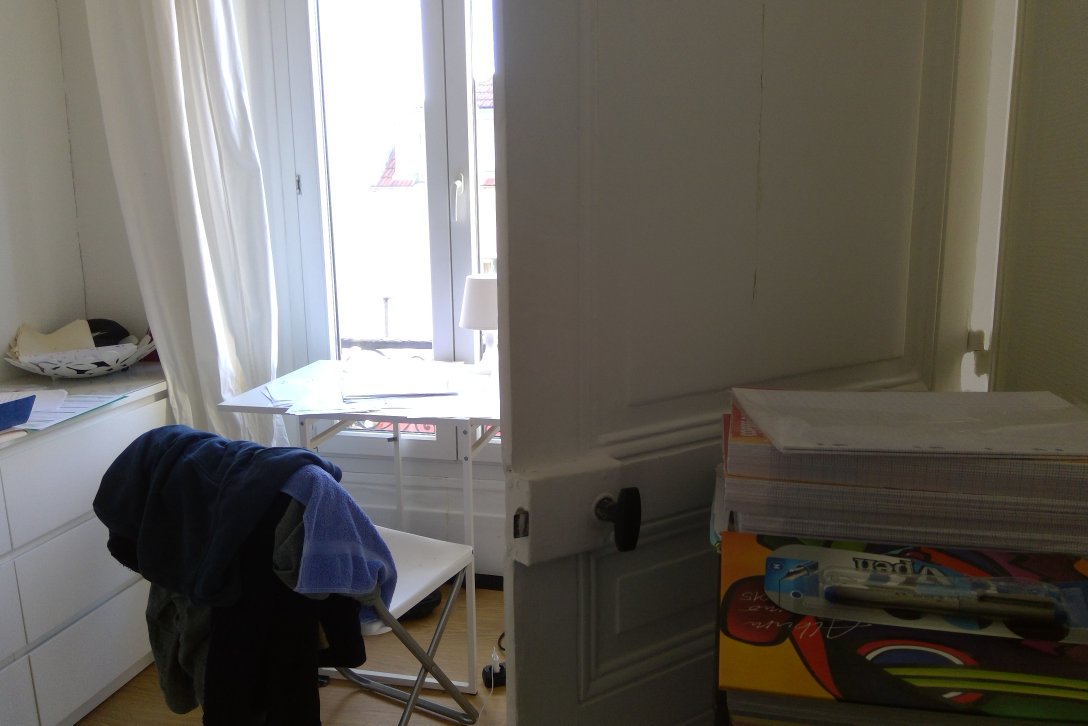
#> input picture pictures/room/3.jpg, 3264 x 2176 px, found by its file name (shown at 1/3 size)
$ jupyter execute --allow-errors Untitled.ipynb
#> lines starting #> are read from the running program, lines starting #| are printed output that depends on the picture
### utils.py
import matplotlib.pyplot as plt
import os
from PIL import Image
import colorsys
import numpy as np
from skimage import filters, color
from scipy.ndimage.filters import laplace
from sys import getsizeof


# [11 lines left out: function naive_average, not called in this run]


def load_images_from_path(pictures_dir, setup):
    img_paths = os.listdir(os.path.join(pictures_dir, setup))
    images = []
    for path in img_paths:
        pic_path = os.path.join(pictures_dir, setup, path)
        images.append(Image.open(pic_path))
    return images


def contrast(im):
    return np.abs(filters.laplace(im)) + 1.


def saturation(im, version='new'):
    # Ancienne version de raph
    if version == 'old':
        avg = np.mean(im, axis=(0, 1))
        saturation = abs(im - avg)
        # ici ils disent pas si il faut multiplier ou sommer, mais comme pour la well-exposedness
        # ils font une multiplication, je pense qu'il faut faire pareil ici
        result = np.prod(saturation, axis=2)
        print(result.shape)
        return result
    if version == 'new':
        return np.std(im, axis=2)


def exposure(im, sigma=0.2):
    ans = im / 255.
    gaussian_array = np.array([0.5, 0.5, 0.5])
    ans = np.exp(- (0.5 / sigma ** 2) * ((ans - gaussian_array) ** 2))
    ans = np.prod(ans, axis=2)
    return ans


def weight_map(im, wc=1, ws=1, we=1):
    im = np.asarray(im).astype(float)
    im_gray = color.rgb2gray(im)

    ans = (exposure(im) ** we) * (saturation(im) ** ws) * (contrast(im_gray) ** wc)

    return ans


# [31 lines left out: functions normalize_weight_map, eq1, not called in this run]


def normalize(im):
    return (im - np.min(im)) / (np.max(im) - np.min(im))


# [42 lines left out: functions gaussian_pyramid, gaussian_pyramid_yield, laplace_pyramid, laplace_pyramid_yield, not called in this run]


def actual_size(x):
    return x / (8. * 1024)


# [28 lines left out: function pyramid_merge, not called in this run]


def percentage_outofbound(product):
    return ((product > 255).sum() + (product < 0).sum()) / (product.shape[0] * product.shape[1])


# [21 lines left out: function pyramid_merge_low_ram, not called in this run]


# [2 lines that do not run on import are left out]

### Untitled.ipynb
[cell 1]
import matplotlib.pyplot as plt
import os
from PIL import Image
import numpy as np
from skimage import filters, color
from scipy.ndimage.filters import laplace
from utils import *

pictures_dir = "pictures"
setup = "room_resized"

[cell 2]
pic_path = os.path.join(pictures_dir, setup, "3.jpg")
im = Image.open(pic_path)
#> im is the input picture: PIL image 3264x2176 RGB; mean R, G, B 104.7, 100.8, 94.3
plt.imshow(np.asarray(im));

#> (a cell that did not finish here is left out)

results_dir = "results"
output_path = os.path.join(results_dir, setup, "naive_merge.jpg")
Image.fromarray(im).save(output_path)
plt.imshow(im);

[cell 4]
pic_path = os.path.join(pictures_dir, setup, "5.jpg")
im = Image.open(pic_path)
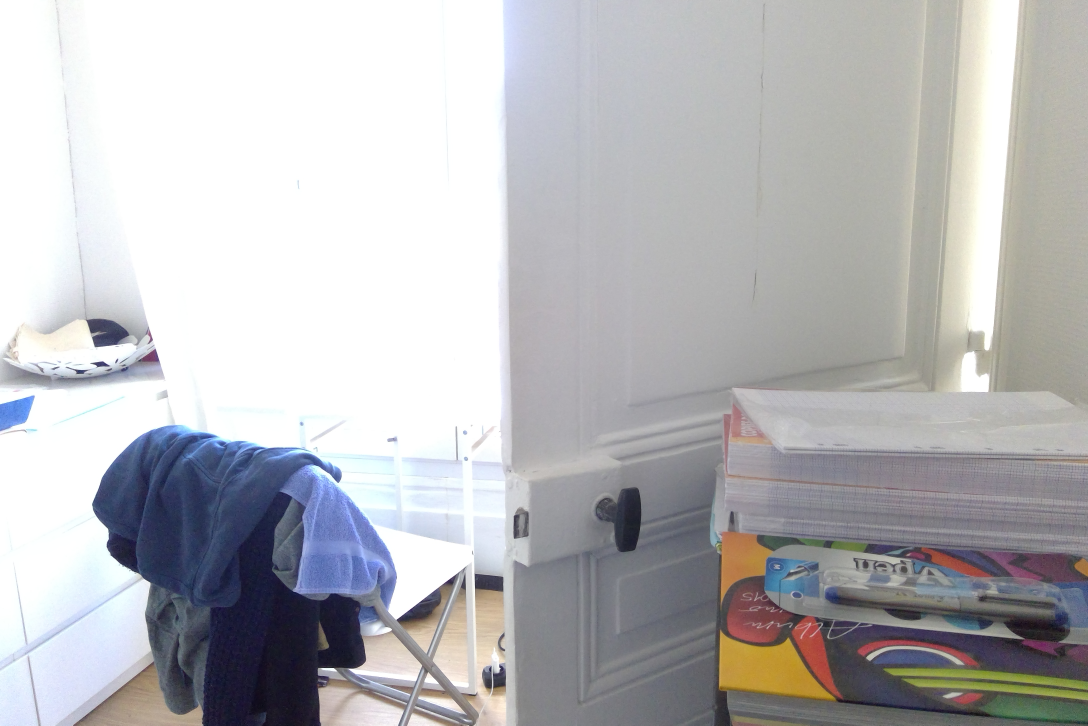
#> input picture pictures/room/5.jpg, 3264 x 2176 px, found by its file name (shown at 1/3 size)
#> im is the input picture: PIL image 3264x2176 RGB; mean R, G, B 184.1, 184.1, 186.6
im = np.asarray(im).astype(float)
#> im: shape (2176, 3264, 3) float64
im_gray = color.rgb2gray(im)
plt.imshow(im_gray, cmap="gray");

### Contrast:
we apply a Laplacian filter to the grayscale version of each image, and take the absolute value of the filter response [16]. This yields a simple indicator C for contrast. It tends to assign a high weight to important elements such as edges and texture. A similar measure was used for multi-focus fusion for extended depth-of-field [19].

l'image est assez sale si on passe pas de gaussien avant mais d'après la suite de l'article:
"We could avoid sharp weight map transitions by smoothing the weight map with a Gaussian filter, but this results in undesirable halos around edges, and spills information across object boundaries"

[cell 5]
plt.imshow(normalize(contrast(im_gray)), cmap="gray");

### Saturation:
As a photograph undergoes a longer exposure, the resulting colors become desaturated and eventually clipped. Saturated colors are desirable and make the image look vivid. We include a saturation measure S, which is computed as the standard deviation within the R, G and B channel, at each pixel.

la je capte pas trop. je pense que en chaque pixel on prend abs(f(x, couleur) - moyenne_globale(couleur)). et ensuite on additionne pour les 3 couleurs ?

[cell 6]
plt.imshow(normalize(saturation(im)), cmap="gray");
#> in saturation, `return np.std(im, axis=2)`:
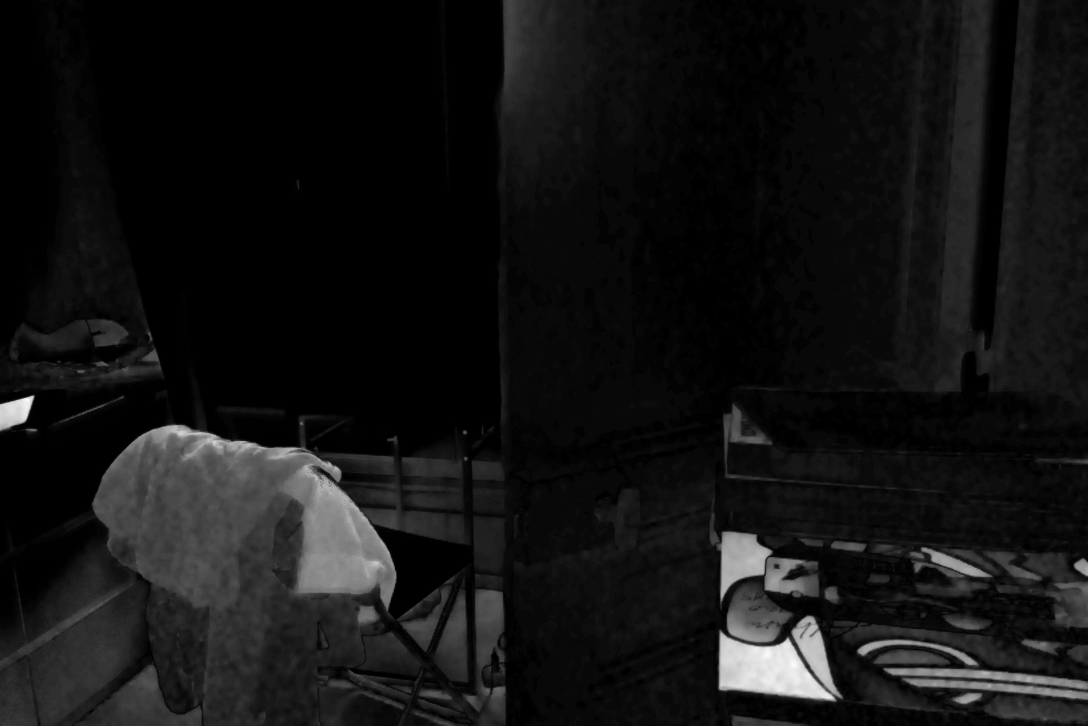
#> returned value: shape (2176, 3264) float64 (shown at 1/3 size); min 0, max 67.35, mean 5.2; drawn with min black and max white

### Well-exposedness:
Looking at just the raw intensities within a channel, reveals how well a pixel is exposed.
We want to keep intensities that are not near zero (underexposed) or one (overexposed). We weight each intensity
i based on how close it is to 0.5 using a Gauss curve: exp 􀀀− (i−0.5)2
22 , where  equals 0.2 in our implementation.
To account for multiple color channels, we apply the Gauss curve to each channel separately, and multiply the results, yielding the measure E.

[cell 7]
plt.imshow(normalize(exposure(im)), cmap="gray");
#> in exposure, `ans = np.exp(- (0.5 / sigma ** 2) * ((ans - gaussian_array) ** 2))`:
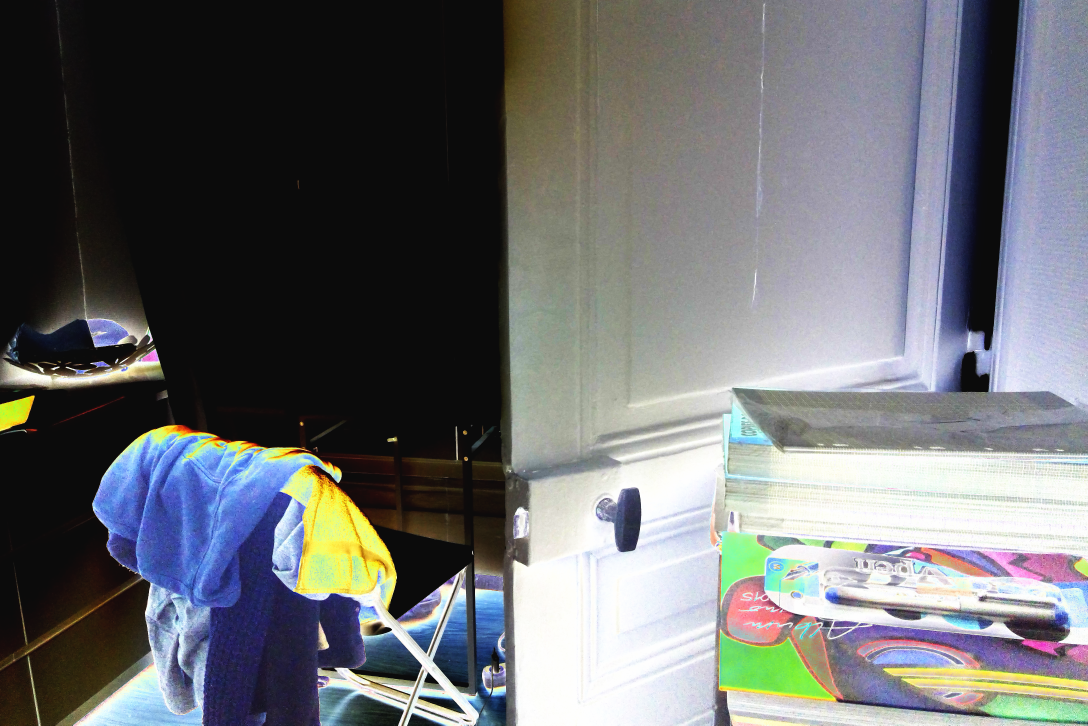
#> ans: shape (2176, 3264, 3) float64 (shown at 1/3 size); mean R, G, B 0.423, 0.431, 0.44
#> in exposure, `ans = np.prod(ans, axis=2)`:
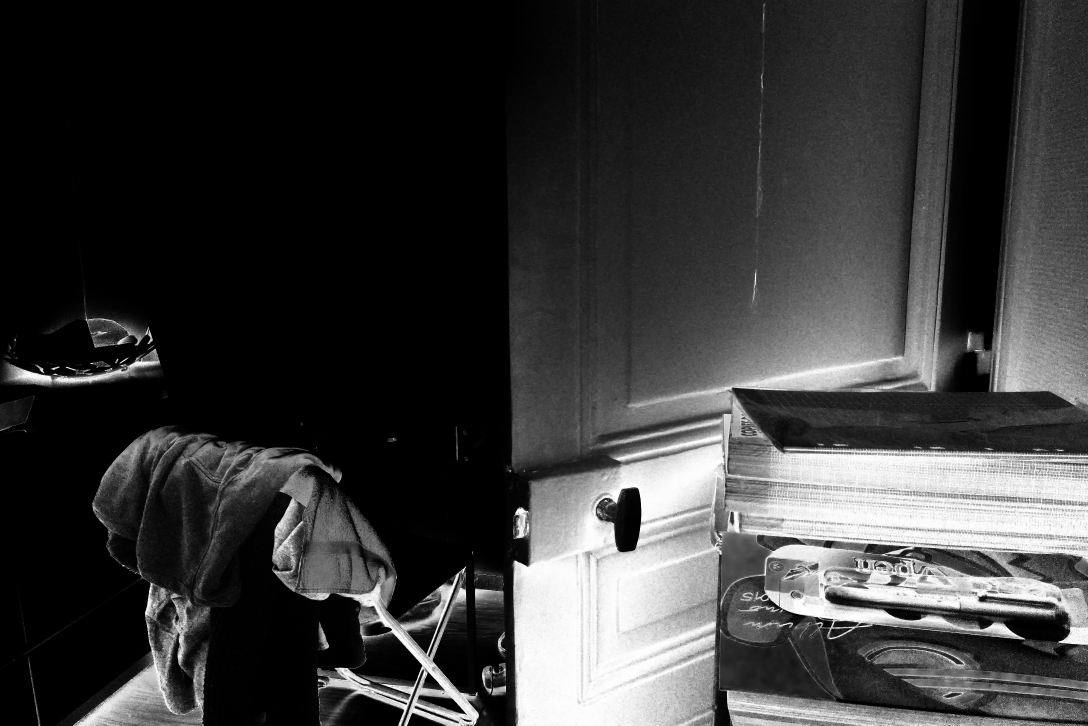
#> ans: shape (2176, 3264) float64 (shown at 1/3 size); min 8.48e-05, max 1, mean 0.227

### Weigth Map:

[cell 8]
wm = weight_map(im, wc=0, we=1, ws=1)
#> in weight_map, `ans = (exposure(im) ** we) * (saturation(im) ** ws) * (contrast(im_gra..`:
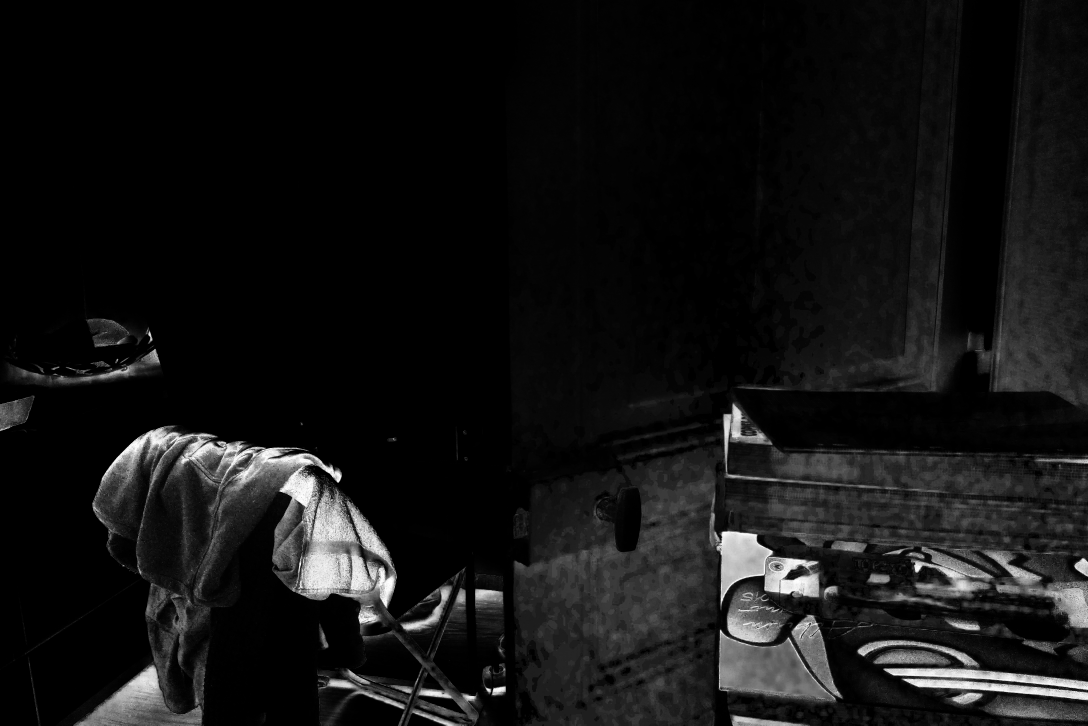
#> ans: shape (2176, 3264) float64 (shown at 1/3 size); min 0, max 17.86, mean 1.39; drawn with min black and max white
plt.imshow(normalize(wm), cmap="gray");

#> (a cell that did not finish here is left out)

merged = eq1(images)
plt.imshow(merged);

#> (a cell that did not finish here is left out)

merged = eq1(images, blur=True, sigma=1.)
plt.imshow(merged);

### An edge-aware smoothing operation using the cross-bilateral filter seems like a better alternative [22, 9]. However, it is unclear how to define the control image, which would tell us where the smoothing should be stopped. Using the original grayscale image as control image does not work well, as demonstrated in Fig. 4d
A faire ?

Pour les pyramides la: ce que j'ai compris c'est que tu appliques un filtre gaussian 5*5 plusieurs fois sur l'image. Ca te donne ta pyramide gaussienne. Ensuite la différence entre chaque niveau de la pyramide gaussienne c'est ta pyramide de Laplace. Et voila. Ya une fonction de cv2 qui le fait mais elle rend les images + petites (c'est ce qu'on entend en général par pyramide gaussienne, mais bon la on préfère garder les tailles initiales, ca sera bien + simples donc pas la peine de prendre opencv)

[cell 11]
n = 10
sigma = 15
wc = 1
we = 1
ws = 1

#> (a cell that did not finish here is left out)

images = [np.asarray(im) for im in images]
weight_maps = np.array([weight_map(a, wc=wc, we=we, ws=ws) for a in images])
weight_maps = normalize_weight_map(weight_maps)
weight_maps = np.array([gaussian_pyramid(weight_maps[i], n=n, sigma=sigma) for i in range(weight_maps.shape[0])])

#> (a cell that did not finish here is left out)
